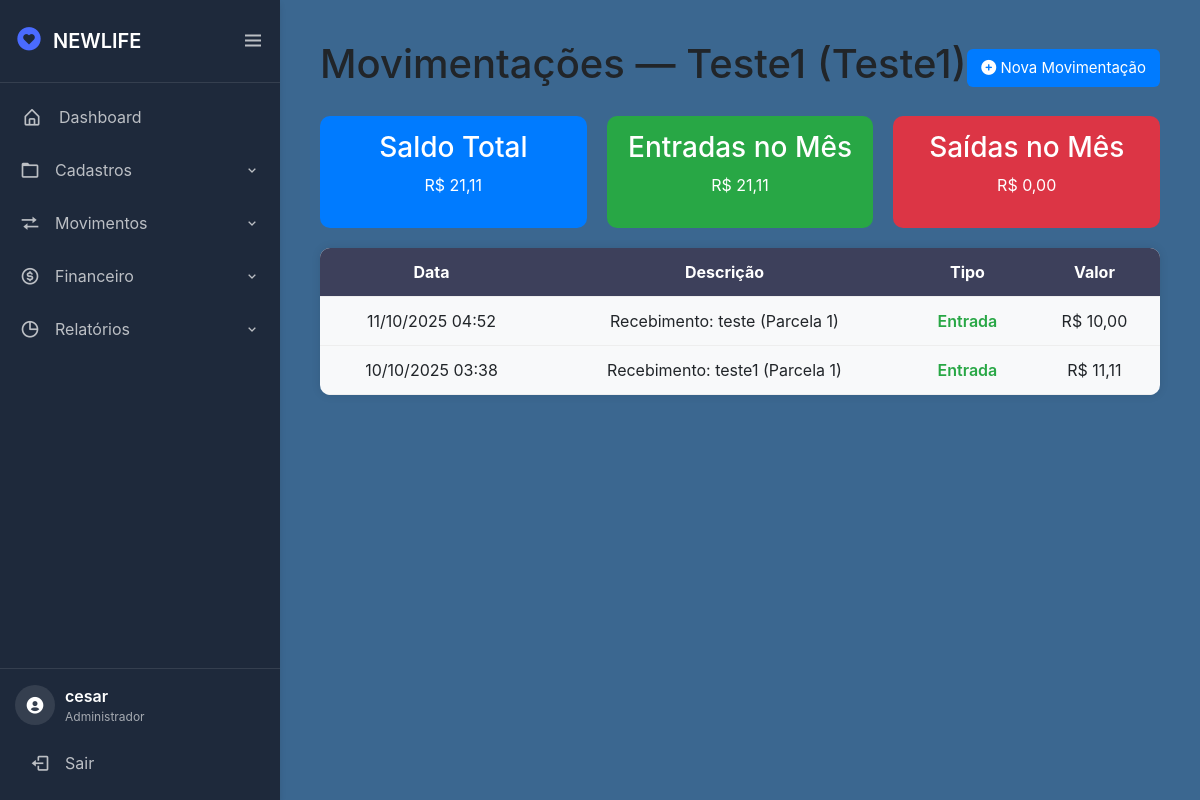
Screenshot of /financeiro/movimento/2 (signed in) with the database file from the repository.
### financeiro/models.py (models this page shows, shortened)
class ContaBancaria(models.Model):
    TIPO_CONTA_CHOICES = [
        ('corrente', 'Conta Corrente'),
        ('poupanca', 'Poupança'),
    ]
    nome = models.CharField(max_length=100)
    banco = models.CharField(max_length=100)
    agencia = models.CharField(max_length=20, blank=True, null=True)
    numero_conta = models.CharField(max_length=50)
    tipo_conta = models.CharField(max_length=20, choices=TIPO_CONTA_CHOICES)
    saldo_inicial = models.DecimalField(max_digits=12, decimal_places=2, default=0.00)
    data_criacao = models.DateTimeField(default=timezone.now)
    data_atualizacao = models.DateTimeField(auto_now=True)
    ativo = models.BooleanField(default=True)

class MovimentacaoBancaria(models.Model):
    TIPO_MOVIMENTACAO = [
        ('entrada', 'Entrada'),
        ('saida', 'Saída'),
    ]
    conta = models.ForeignKey(ContaBancaria, on_delete=models.CASCADE, related_name="movimentacoes")
    descricao = models.CharField(max_length=255)
    tipo = models.CharField(max_length=10, choices=TIPO_MOVIMENTACAO)
    valor = models.DecimalField(max_digits=12, decimal_places=2)
    data = models.DateTimeField(default=timezone.now)

### financeiro/views.py (the view, shortened to what this page needs)
# urls.py: path('movimento/<conta_id>', views.movimentacoes, name='movimentacoes'),
@login_required(login_url='/login/')
def movimentacoes(request, conta_id):
    conta = get_object_or_404(ContaBancaria, id=conta_id)
    movimentacoes = conta.movimentacoes.order_by('-data')
    saldo_total = conta.saldo_inicial
    hoje = timezone.now()
    movimentacoes_mes = movimentacoes.filter(data__month=hoje.month, data__year=hoje.year)
    total_entradas_mes = movimentacoes_mes.filter(tipo='entrada').aggregate(total=models.Sum('valor'))['total'] or 0
    total_saidas_mes = movimentacoes_mes.filter(tipo='saida').aggregate(total=models.Sum('valor'))['total'] or 0
    context = {
        'conta': conta,
        'movimentacoes': movimentacoes,
        'saldo_total': conta.saldo_inicial,
        'total_entradas_mes': total_entradas_mes,
        'total_saidas_mes': total_saidas_mes,
    }
    return render(request, 'movimentacao.html', context)

### financeiro/templates/movimentacao.html (shortened to what this page needs)
{% extends "tela.html" %}
{% load static %}
{% block 'head' %}
<link rel="stylesheet" href="{% static 'css/movimentacoes.css' %}">
<link rel="stylesheet" href="https://cdnjs.cloudflare.com/ajax/libs/font-awesome/6.5.2/css/all.min.css">
{% endblock %}
{% block 'dashboard' %}
<div class="mov-container">
    <div class="mov-header">
        <h1>Movimentações — {{ conta.nome }} ({{ conta.banco }})</h1>
        <button id="add-movimentacao" class="btn-add"><i class="fas fa-plus-circle"></i> Nova Movimentação</button>
    </div>
    <div class="saldo-info">
        <div class="saldo-card total">
            <h3>Saldo Total</h3>
            <p>R$ {{ saldo_total|floatformat:2 }}</p>
        </div>
        <div class="saldo-card entrada">
            <h3>Entradas no Mês</h3>
            <p>R$ {{ total_entradas_mes|floatformat:2 }}</p>
        </div>
        <div class="saldo-card saida">
            <h3>Saídas no Mês</h3>
            <p>R$ {{ total_saidas_mes|floatformat:2 }}</p>
        </div>
    </div>
    <div class="table-responsive-wrapper">
        <table class="tabela_mov">
            <thead>
                <tr>
                    <th>Data</th>
                    <th>Descrição</th>
                    <th>Tipo</th>
                    <th>Valor</th>
                </tr>
            </thead>
            <tbody>
                {% for mov in movimentacoes %}
                <tr>
                    <td>{{ mov.data|date:"d/m/Y H:i" }}</td>
                    <td>{{ mov.descricao }}</td>
                    <td class="{% if mov.tipo == 'entrada' %}entrada{% else %}saida{% endif %}">
                        {{ mov.get_tipo_display }}
                    </td>
                    <td>R$ {{ mov.valor|floatformat:2 }}</td>
                </tr>
                {% empty %}
                <tr><td colspan="5" class="sem-mov">Nenhuma movimentação encontrada.</td></tr>
                {% endfor %}
            </tbody>
        </table>
    </div>
</div>
{% endblock %}

### estoque/templates/tela.html (shortened to what this page needs)
{% load static %}
<!doctype html>
<html lang="pt-BR">
<head>
  <link rel="stylesheet" href="https://cdn.jsdelivr.net/npm/bootstrap@4.6.1/dist/css/bootstrap.min.css">
  <link rel="stylesheet" href="{% static 'css/styletela.css' %}">
  <link rel="stylesheet" href="{% static 'css/general.css' %}">
  <link href="https://cdn.jsdelivr.net/npm/boxicons@latest/css/boxicons.min.css" rel='stylesheet'>
  <link rel="stylesheet" href="https://cdnjs.cloudflare.com/ajax/libs/animate.css/4.1.1/animate.min.css"/>
  {% block 'head' %}{% endblock %}
</head>
<body>
  <div class="sidebar-tech">
    <div class="logo-container">
      <div class="logo-tech">
        <div class="logo-icon"><i class='bx bxs-heart-circle'></i></div>
        <div class="logo-text">NEWLIFE</div>
      </div>
      <i class="bx bx-menu toggle-btn" id="sidebarToggle"></i>
    </div>
    <nav class="nav-tech">
      <ul class="nav-list">
        <li class="nav-item">
          <a href="{% url 'inicial' %}" class="nav-link">
            <i class="bx bx-home-alt"></i>
            <span class="link-text">Dashboard</span>
          </a>
        </li>
        <li class="nav-group">
          <div class="group-header">
            <i class="bx bx-folder"></i>
            <span class="group-title">Cadastros</span>
            <i class="bx bx-chevron-down group-arrow"></i>
          </div>
        </li>
        <li class="nav-group">
          <div class="group-header">
            <i class="bx bx-transfer"></i>
            <span class="group-title">Movimentos</span>
            <i class="bx bx-chevron-down group-arrow"></i>
          </div>
        </li>
        <li class="nav-group">
          <div class="group-header">
            <i class='bx bx-dollar-circle'></i>
            <span class="group-title">Financeiro</span>
            <i class="bx bx-chevron-down group-arrow"></i>
          </div>
        </li>
        <li class="nav-group">
          <div class="group-header">
            <i class="bx bx-pie-chart-alt"></i>
            <span class="group-title">Relatórios</span>
            <i class="bx bx-chevron-down group-arrow"></i>
          </div>
        </li>
      </ul>
    </nav>
    <div class="user-panel">
      <div class="user-info">
        <div class="user-avatar">
          <i class='bx bxs-user-circle'></i>
        </div>
        <div class="user-details">
          <div class="user-name">
            {% if request.user.is_authenticated %}
              {{ request.user.get_full_name|default:request.user.username }}
            {% else %}
              Visitante
            {% endif %}
          </div>
          <div class="user-role">
            {% if request.user.is_superuser %}
              Administrador
            {% elif request.user.is_staff %}
              Funcionário
            {% else %}
              Usuário Comum
            {% endif %}
          </div>
        </div>
      </div>
      <a href="{% url 'logout' %}" class="logout-btn">
        <i class="bx bx-log-out"></i>
        <span>Sair</span>
      </a>
    </div>
  </div>
  <section class="main-content">
    {% block 'dashboard'%}
    {% endblock %}
  </section>
</body>
</html>

### estoque/static/css/styletela.css (style rules this page uses)
:root { --primary-color: #4a6bff; --secondary-color: #6c757d; --success-color: #28a745; --danger-color: #dc3545; --warning-color: #ffc107; --info-color: #17a2b8; --light-color: #f8f9fa; --dark-color: #343a40; --sidebar-bg: #1e293b; --sidebar-width: 280px; --sidebar-collapsed-width: 80px; --transition-speed: 0.3s; --shadow: 0 4px 6px rgba(0, 0, 0, 0.1); --main-color: #d7c8aa; --dark-color: #3d405b; --light-color: #f8f9fa; --contrast-color: #f88863; --differential-color: #3b6790; --background-color: #fff8e3; }
body { background-color: var(--differential-color); }
.sidebar-tech { position: fixed; top: 0; left: 0; height: 100vh; width: var(--sidebar-width); background: var(--sidebar-bg); color: white; transition: all var(--transition-speed) ease; z-index: 1000; display: flex; flex-direction: column; box-shadow: var(--shadow); overflow: visible; }
.logo-container { display: flex; align-items: center; justify-content: space-between; padding: 20px 15px; border-bottom: 1px solid rgba(255, 255, 255, 0.1); }
.logo-tech { display: flex; align-items: center; gap: 10px; }
.logo-icon { font-size: 28px; color: var(--primary-color); }
.logo-text { font-size: 20px; font-weight: 600; white-space: nowrap; transition: opacity var(--transition-speed); }
.toggle-btn { font-size: 24px; cursor: pointer; transition: transform var(--transition-speed); color: rgba(255, 255, 255, 0.7); }
.nav-tech { flex: 1; overflow-y: auto; overflow-x: hidden; padding: 10px 0; }
.nav-list { list-style: none; padding: 0; margin: 0; }
.nav-item, .nav-group { margin-bottom: 5px; }
.nav-link { display: flex; align-items: center; padding: 12px 20px; color: rgba(255, 255, 255, 0.7); text-decoration: none; transition: all var(--transition-speed); position: relative; }
.nav-link::before { content: ''; position: absolute; left: 0; top: 0; height: 100%; width: 3px; background: var(--primary-color); transform: scaleY(0); transition: transform var(--transition-speed); }
.nav-link i { font-size: 20px; margin-right: 15px; min-width: 24px; text-align: center; }
.link-text { white-space: nowrap; transition: opacity var(--transition-speed); }
.nav-group { position: relative; }
.group-header { display: flex; align-items: center; padding: 12px 20px; cursor: pointer; color: rgba(255, 255, 255, 0.7); transition: all var(--transition-speed); }
.group-header i:first-child { font-size: 20px; margin-right: 15px; }
.group-title { flex: 1; white-space: nowrap; transition: opacity var(--transition-speed); }
.group-arrow { transition: transform var(--transition-speed); }
.user-panel { padding: 15px; border-top: 1px solid rgba(255, 255, 255, 0.1); margin-top: auto; }
.user-info { display: flex; align-items: center; margin-bottom: 15px; }
.user-avatar { width: 40px; height: 40px; border-radius: 50%; background: rgba(255, 255, 255, 0.1); display: flex; align-items: center; justify-content: center; margin-right: 10px; font-size: 20px; }
.user-details { flex: 1; overflow: hidden; }
.user-name { font-weight: 600; white-space: nowrap; transition: opacity var(--transition-speed); }
.user-role { font-size: 12px; color: rgba(255, 255, 255, 0.6); white-space: nowrap; transition: opacity var(--transition-speed); }
.logout-btn { display: flex; align-items: center; padding: 10px 15px; color: rgba(255, 255, 255, 0.7); text-decoration: none; border-radius: 5px; transition: all var(--transition-speed); width: 100%; }
.logout-btn i { font-size: 20px; margin-right: 15px; }
.main-content { margin-left: var(--sidebar-width); padding: 20px; min-height: 100vh; transition: margin-left var(--transition-speed); overflow-x: hidden; }
body, html { overflow-x: hidden; }
a { text-decoration: none !important; }

### estoque/static/css/general.css (style rules this page uses)
:root { --main-color: #d7c8aa; --dark-color: #3d405b; --light-color: #f8f9fa; --contrast-color: #f88863; --differential-color: #3b6790; --background-color: #fff8e3; }

### rows the page displays
ContaBancaria: nome "Teste1", banco "Teste1", saldo_inicial "21,11"
MovimentacaoBancaria: data "11/10/2025 04:52", descricao "Recebimento: teste (Parcela 1)", tipo "Entrada", valor "10,00"
MovimentacaoBancaria: data "10/10/2025 03:38", descricao "Recebimento: teste1 (Parcela 1)", tipo "Entrada", valor "11,11"

### other values shown
{{ request.user.get_full_name|default:request.user.username }} "cesar"
{{ total_entradas_mes|floatformat:2 }} "21,11"
{{ total_saidas_mes|floatformat:2 }} "0,00"
